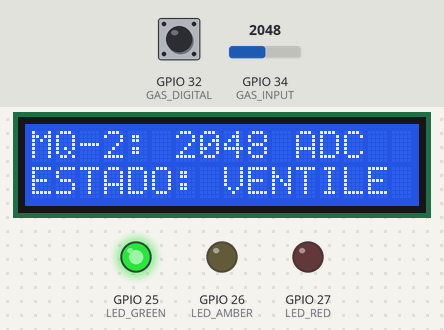
The sketch below on a simulated ESP32. Shown: 16×2 character LCD, output pins drawn as LEDs (lit = HIGH). Inputs (shaded band) come from the test bench; at power-on: GPIO 34 (GAS_INPUT) = 2048, GPIO 32 (GAS_DIGITAL) HIGH (analog values on the 0–4095 scale). WiFi joins after 1.5 s; servers stay silent unless stated; no MQTT or app messages arrive unless stated; what the sketch prints to the serial monitor is not drawn.

Above: at 2.7 s.
2.8 s: GPIO 34 (GAS_INPUT) set to 2129
At 4.9 s:
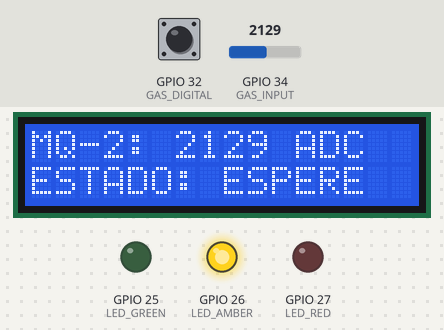
5.2 s: GPIO 32 (GAS_DIGITAL) pulled LOW for 1 s
At 6.5 s:
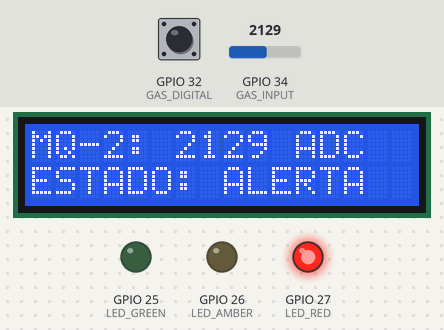
8.2 s: GPIO 34 (GAS_INPUT) set to 2060
At 9.6 s:
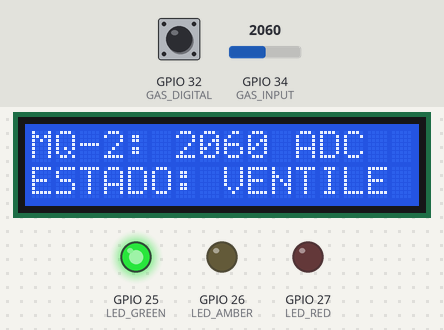
10.2 s: GPIO 32 (GAS_DIGITAL) pulled LOW for 1 s
At 11.4 s:
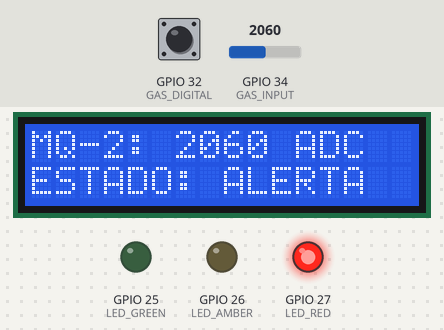
13.3 s: GPIO 34 (GAS_INPUT) set to 2047
At 15.2 s:
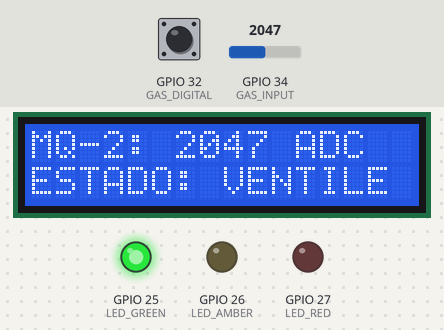
Timing chart, 0 to 16.3 s (numbered marks = the images above; inputs shaded):
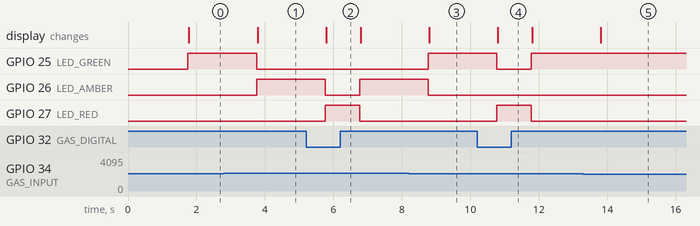

The sketch:

sketch.ino
```cpp
#include <WiFi.h>
#include <Wire.h>
#include <PubSubClient.h>
#include <LiquidCrystal_I2C.h>
#include <cstring>
#include <cstdio>

// MQ-2 simulator signal is relative ADC (0-4095), not PM2.5.
constexpr int GAS_INPUT = 34;
constexpr int GAS_DIGITAL = 32;
constexpr int LED_GREEN = 25;
constexpr int LED_AMBER = 26;
constexpr int LED_RED = 27;
constexpr int GOOD_MAX = 2100;
constexpr int ADC_SAMPLES = 20;
constexpr unsigned long PUBLISH_INTERVAL_MS = 1000;

LiquidCrystal_I2C lcd(0x27, 16, 2);
const char* WIFI_SSID = "Wokwi-GUEST";
const char* WIFI_PASSWORD = "";
const char* MQTT_HOST = "broker.hivemq.com";
constexpr uint16_t MQTT_PORT = 1883;
const char* MQTT_TOPIC = "vigiaire/c24d/grupo4/9f3c7d8b/telemetry";

WiFiClient networkClient;
PubSubClient mqtt(networkClient);
unsigned long lastPublish = 0;
unsigned long sequenceNumber = 0;

const char* stateFor(int value, bool alarm) {
  if (alarm) return "ALERTA";
  return value <= GOOD_MAX ? "VENTILE" : "ESPERE";
}

int readGas() {
  uint32_t total = 0;
  for (int i = 0; i < ADC_SAMPLES; ++i) {
    total += analogRead(GAS_INPUT);
    delay(5);
  }
  return total / ADC_SAMPLES;
}

// One sample drives the LCD, LEDs, serial log, and MQTT payload.
void showState(int value, const char* state) {
  const bool good = strcmp(state, "VENTILE") == 0;
  const bool wait = strcmp(state, "ESPERE") == 0;
  digitalWrite(LED_GREEN, good ? HIGH : LOW);
  digitalWrite(LED_AMBER, wait ? HIGH : LOW);
  digitalWrite(LED_RED, (!good && !wait) ? HIGH : LOW);

  char line1[17];
  char line2[17];
  snprintf(line1, sizeof(line1), "MQ-2: %4d ADC", value);
  snprintf(line2, sizeof(line2), "ESTADO: %-7s", state);
  lcd.setCursor(0, 0);
  lcd.print(line1);
  lcd.setCursor(0, 1);
  lcd.print(line2);
}

void connectWiFi() {
  if (WiFi.status() == WL_CONNECTED) return;
  WiFi.begin(WIFI_SSID, WIFI_PASSWORD, 6);
  Serial.print("Conectando a Wokwi-GUEST");
  const unsigned long startedAt = millis();
  while (WiFi.status() != WL_CONNECTED && millis() - startedAt < 15000) {
    delay(250);
    Serial.print('.');
  }
  Serial.println(WiFi.status() == WL_CONNECTED ? " conectado" : " sin conexion");
}

void reconnectMqtt() {
  if (WiFi.status() != WL_CONNECTED || mqtt.connected()) return;
  const String clientId = "VigiAire-Wokwi-" + String((uint32_t)ESP.getEfuseMac(), HEX);
  Serial.print("Conectando al broker MQTT... ");
  if (mqtt.connect(clientId.c_str())) Serial.println("conectado");
  else {
    Serial.print("fallo MQTT ");
    Serial.println(mqtt.state());
  }
}

void publishReading(int value, const char* state) {
  char payload[180];
  snprintf(payload, sizeof(payload),
           R"json({"device":"VigiAire-ESP32","sensor":"MQ-2","gasAdc":%d,"status":"%s","seq":%lu,"uptimeMs":%lu})json",
           value, state, ++sequenceNumber, millis());
  Serial.println(mqtt.publish(MQTT_TOPIC, payload, false)
      ? "MQTT publicado correctamente."
      : "No se pudo publicar en MQTT.");
}

void setup() {
  Serial.begin(115200);
  pinMode(LED_GREEN, OUTPUT);
  pinMode(LED_AMBER, OUTPUT);
  pinMode(LED_RED, OUTPUT);
  pinMode(GAS_DIGITAL, INPUT_PULLUP);
  analogReadResolution(12);

  Wire.begin(21, 22);
  lcd.init();
  lcd.backlight();
  lcd.clear();
  lcd.setCursor(0, 0);
  lcd.print("VigiAire ESP32");
  lcd.setCursor(0, 1);
  lcd.print("Iniciando...");

  WiFi.mode(WIFI_STA);
  connectWiFi();
  mqtt.setServer(MQTT_HOST, MQTT_PORT);
  mqtt.setBufferSize(256);
}

void loop() {
  if (WiFi.status() != WL_CONNECTED) connectWiFi();
  if (!mqtt.connected()) reconnectMqtt();
  mqtt.loop();

  if (millis() - lastPublish >= PUBLISH_INTERVAL_MS) {
    lastPublish = millis();
    const int value = readGas();
    const char* state = stateFor(value, digitalRead(GAS_DIGITAL) == LOW);

    // The LCD, status LEDs, serial output, and Android all use this exact sample.
    showState(value, state);
    Serial.printf("Lectura MQ-2: %d ADC | Estado: %s\n", value, state);
    if (mqtt.connected()) publishReading(value, state);
    else Serial.println("Lectura local disponible; esperando conexión MQTT.");
  }

  delay(20);
}
```

Measured:
- the behaviour switches between 2100 and 2101 on GPIO 34 (GAS_INPUT) (found by bisection; images 0 and 1)
- after the input at 2.8 s, GPIO 25 (LED_GREEN): HIGH → LOW after 0.95 s; GPIO 26 (LED_AMBER): LOW → HIGH after 0.95 s; the display: changes after 0.98 s (image 1)
- after the input at 5.2 s, GPIO 26 (LED_AMBER): HIGH → LOW after 0.56 s, → HIGH 1.0 s later; GPIO 27 (LED_RED): LOW → HIGH after 0.56 s, → LOW 1.0 s later; the display: changes after 0.59 s (image 2)
- after the input at 8.2 s, GPIO 25 (LED_GREEN): LOW → HIGH after 0.57 s; GPIO 26 (LED_AMBER): HIGH → LOW after 0.57 s; the display: changes after 0.60 s (image 3)
- after the input at 10.2 s, GPIO 25 (LED_GREEN): HIGH → LOW after 0.58 s, → HIGH 1.0 s later; GPIO 27 (LED_RED): LOW → HIGH after 0.58 s, → LOW 1.0 s later; the display: changes after 0.61 s (image 4)
- after the input at 13.3 s, the display: changes after 0.52 s (image 5)
